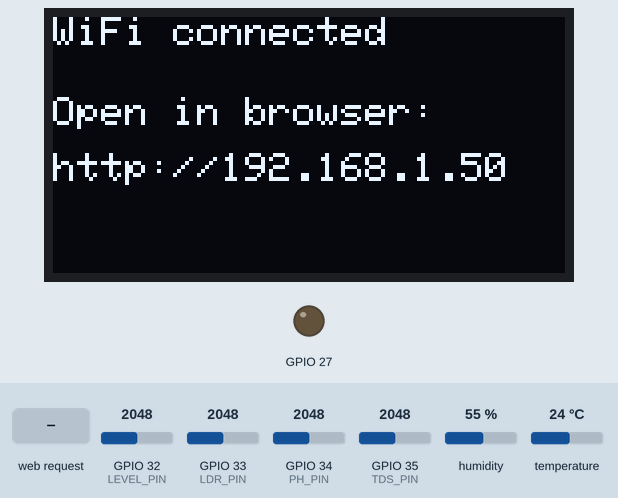
The sketch below on a simulated ESP32. Shown: 128×64 one-colour display, output pins drawn as LEDs (lit = HIGH). The test bench sets the inputs (shaded band); at power-on: GPIO 33 (LDR_PIN) = 2048, GPIO 32 (LEVEL_PIN) = 2048, GPIO 34 (PH_PIN) = 2048, GPIO 35 (TDS_PIN) = 2048, humidity 55 %, temperature 24 °C. WiFi joins after 1.5 s; servers stay silent unless stated; what the sketch prints to the serial monitor is not drawn.

Above: at 1.9 s.
At 8.7 s:
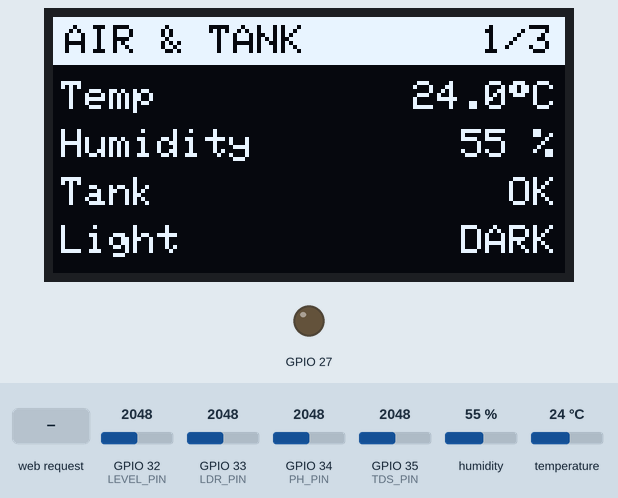
8.8 s: GPIO 33 (LDR_PIN) set to 1892
16.9 s: GPIO 33 (LDR_PIN) set to 1825
21.2 s: GPIO 32 (LEVEL_PIN) set to 1284
At 23.1 s:
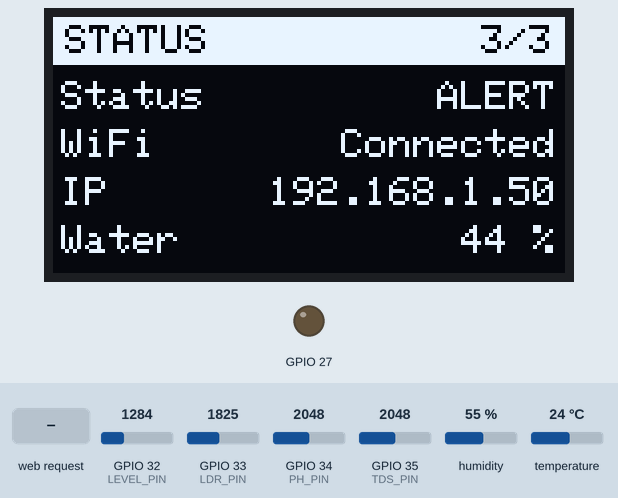
29.3 s: GPIO 32 (LEVEL_PIN) set to 1210
At 35.9 s:
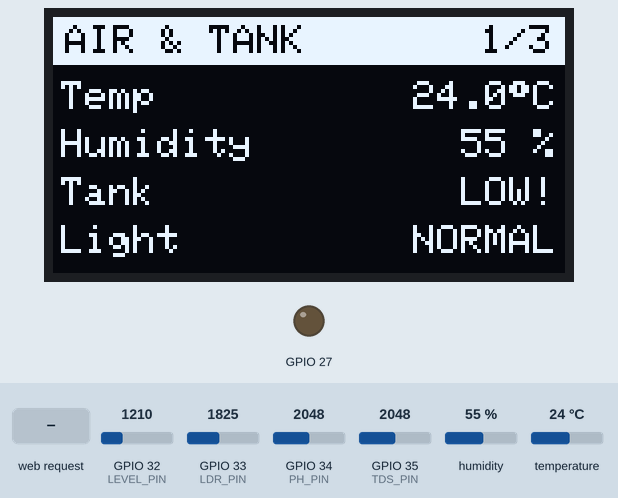
36.2 s: HTTP request GET /pump?mode=on received
At 38.3 s:
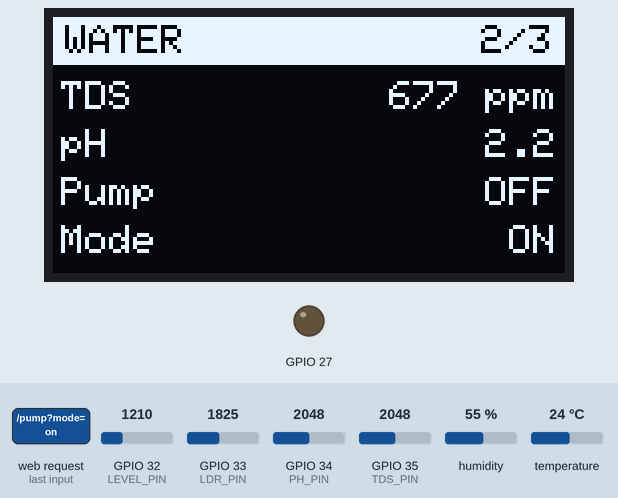
44.3 s: HTTP request GET /pump?mode=off received
At 47.5 s:
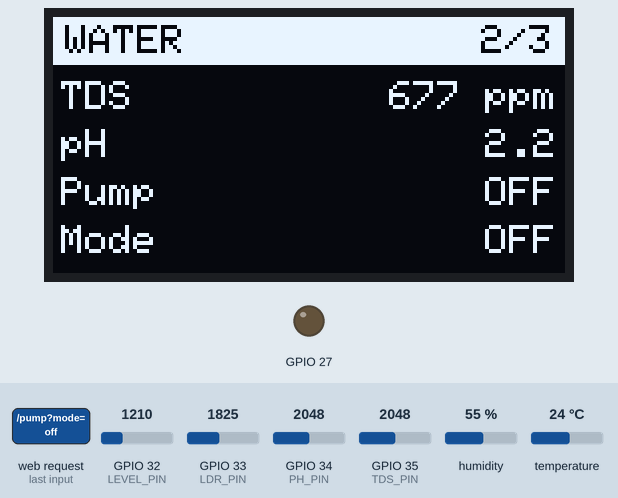
Timing chart, 0 to 49.0 s (numbered marks = the images above; inputs shaded):
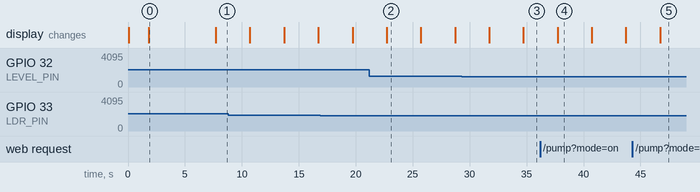

Measured:
- the behaviour switches between 1241 and 1240 on GPIO 32 (LEVEL_PIN) (found by bisection; images 2 and 3)
- after the input at 36.2 s, the display: changes after 1.5 s (image 4)
- after the input at 44.3 s, the display: changes after 2.4 s (image 5)
- what the display in image 0 shows lasts 5.9 s, from 1.8 s to 7.7 s
- what the display in image 2 shows lasts 3.0 s, from 22.7 s to 25.7 s

The sketch:

hydrophonic-opensource-code-esp32.ino
```cpp
// Mini Hydroponics - ESP32 final code (v3)
// v3: clean OLED layout (3 pages) + gauge web dashboard
// Parts: OLED (0x3C), DHT11, water level, LDR, TDS sensor, pH sensor, relay (pump)
// Libraries: Adafruit SSD1306 (+GFX), DHT sensor library (Adafruit)

#include <WiFi.h>
#include <WebServer.h>
#include <Wire.h>
#include <Adafruit_GFX.h>
#include <Adafruit_SSD1306.h>
#include <DHT.h>

// ---------- WIFI (2.4 GHz only) ----------
const char* WIFI_SSID_1 = "IOT LAB";
const char* WIFI_PASS_1 = "hungrysun358";

// ---------- PINS ----------
#define DHT_PIN     4
#define LEVEL_PIN   32
#define LDR_PIN     33
#define PH_PIN      34
#define TDS_PIN     35
#define RELAY_PUMP  27      // Pump = relay 2 (IN2 -> D27). Pump relay 1 var asel tar 26 kara.
#define SDA_PIN     21
#define SCL_PIN     22

#define RELAY_ON  LOW      // relay ulta chalat asel tar HIGH kara
#define RELAY_OFF HIGH

// ---------- SETTINGS ----------
const bool LEVEL_ENABLED = true;   // level sensor jodla nasel tar false
const bool TDS_ENABLED   = true;   // TDS sensor jodla nasel tar false (manual entry chalel)
const bool PH_ENABLED    = true;   // pH jodla nasel tar false
const int  OLED_ROTATION = 0;      // OLED ulta distoy tar 2 kara (0 = normal, 2 = 180 degree)

// Water level: korda 142 mV, pani madhe 2165 mV
const int LEVEL_MIN_MV = 1000;     // hyachya khali gelyavar pump band
const int LEVEL_DRY_MV = 142;      // gauge 0 %
const int LEVEL_WET_MV = 2165;     // gauge 100 %

// LDR: andhar 2080 mV, ujed 250 mV (ujed = lahan number)
const int LDR_DARK_MV    = 1500;   // hyapeksha jaast = DARK
const int LDR_BRIGHT_MV  = 700;    // hyapeksha kami = BRIGHT
const int LDR_DARK_REF   = 2080;   // gauge 0 %
const int LDR_BRIGHT_REF = 250;    // gauge 100 %

// TDS: handheld meter shi match karnya sathi hi value badla
// (handheld ppm / sensor ppm). Suruvat la 1.0 thevaa
const float TDS_CAL = 1.0;

// pH calibration (PH-4502C)
// IMPORTANT: PH_DIV = 2.0 assumes a 1:1 voltage divider is installed
// between module PO and ESP32 GPIO34. Do NOT connect PO directly if it
// can exceed the ESP32 input limit.
// Replace PH7_VOLT and PH4_VOLT with measured module-output voltages
// while the probe is in pH 7.00 and pH 4.00 buffer solutions.
const float PH_MIN = 5.5, PH_MAX = 6.5;
const float PH_DIV = 2.0;
const float PH7_VOLT = 2.50;  // EXAMPLE ONLY: calibrate with pH 7.00 buffer
const float PH4_VOLT = 3.00;  // EXAMPLE ONLY: calibrate with pH 4.00 buffer

const unsigned long PUMP_ON_MS  = 120000UL;  // Pump ON for 2 minutes
const unsigned long PUMP_OFF_MS = 10000UL;   // Pump OFF for 10 seconds

// ---------- OBJECTS ----------
Adafruit_SSD1306 oled(128, 64, &Wire, -1);
DHT dht(DHT_PIN, DHT11);
WebServer server(80);
bool oledOk = false;

// ---------- STATE ----------
float airTemp = 25, airHum = 0, phVal = 7, tdsVal = 0;
int levelMv = 0, ldrMv = 0;
int manualTds = 0;                 // 0 = sensor vaapra, >0 = manual value
bool waterLow = false, alertOn = false;
bool pumpOn = false;
int pumpMode = 0;                  // 0 = AUTO, 1 = ON, 2 = OFF
unsigned long pumpTimer = 0, sensorTimer = 0, oledTimer = 0;
byte page = 0;

// ---------- HELPERS ----------
float readMv(int pin) {
  long sum = 0;
  for (int i = 0; i < 20; i++) { sum += analogReadMilliVolts(pin); delay(2); }
  return sum / 20.0;
}

float readTds() {
  float v = readMv(TDS_PIN) / 1000.0;
  float comp = 1.0 + 0.02 * (airTemp - 25.0);   // temperature compensation
  float cv = v / comp;
  float ppm = (133.42 * cv * cv * cv - 255.86 * cv * cv + 857.39 * cv) * 0.5;
  return ppm * TDS_CAL;
}

int tdsShown() {
  if (manualTds > 0) return manualTds;
  return TDS_ENABLED ? (int)tdsVal : 0;
}

int levelPct() {
  long p = ((long)(levelMv - LEVEL_DRY_MV) * 100L) / (LEVEL_WET_MV - LEVEL_DRY_MV);
  return constrain((int)p, 0, 100);
}

int ldrPct() {   // 100 = khoop ujed, 0 = andhar
  long p = ((long)(LDR_DARK_REF - ldrMv) * 100L) / (LDR_DARK_REF - LDR_BRIGHT_REF);
  return constrain((int)p, 0, 100);
}

const char* ldrText() {
  if (ldrMv > LDR_DARK_MV) return "DARK";
  if (ldrMv < LDR_BRIGHT_MV) return "BRIGHT";
  return "NORMAL";
}

void readSensors() {
  float t = dht.readTemperature();
  float h = dht.readHumidity();
  if (!isnan(t)) airTemp = t;
  if (!isnan(h)) airHum = h;

  levelMv = (int)readMv(LEVEL_PIN);
  ldrMv = (int)readMv(LDR_PIN);
  if (TDS_ENABLED) tdsVal = readTds();

  if (PH_ENABLED) {
    // Average ADC voltage at GPIO34, then reconstruct module PO voltage.
    float pinVoltage = readMv(PH_PIN) / 1000.0;
    float sensorVoltage = pinVoltage * PH_DIV;

    // Two-point calibration using pH 7.00 and pH 4.00 buffers.
    // The example calibration voltages above must be replaced with
    // your measured values for an accurate pH result.
    float slope = (7.0 - 4.0) / (PH7_VOLT - PH4_VOLT);
    phVal = 7.0 + slope * (sensorVoltage - PH7_VOLT);

    // Limit displayed value to the standard 0-14 pH scale.
    phVal = constrain(phVal, 0.0f, 14.0f);
  }

  waterLow = LEVEL_ENABLED && (levelMv < LEVEL_MIN_MV);
  alertOn = waterLow || (PH_ENABLED && (phVal < PH_MIN || phVal > PH_MAX));
}

// Relay control. 5V relay module + 3.3V ESP32 pin: HIGH (3.3V) kahi modules la poora OFF karat nahi.
// Mhanun OFF = pin sodun dya (INPUT), ON = pin LOW kara. Hyane relay nehmi barobar OFF hoto.
const bool RELAY_FLOAT_OFF = true;   // true = OFF sathi pin sodaa (recommended)
void relayWrite(int pin, bool on) {
  if (on) {
    digitalWrite(pin, RELAY_ON);
    pinMode(pin, OUTPUT);
  } else if (RELAY_FLOAT_OFF) {
    pinMode(pin, INPUT);
  } else {
    pinMode(pin, OUTPUT);
    digitalWrite(pin, RELAY_OFF);
  }
}

void setPump(bool on) { pumpOn = on; relayWrite(RELAY_PUMP, on); }

void updatePump() {
  if (waterLow) { setPump(false); return; }      // SAFETY: pani nasel tar pump band
  if (pumpMode == 1) { setPump(true);  return; }
  if (pumpMode == 2) { setPump(false); return; }
  unsigned long now = millis();
  if (pumpOn && now - pumpTimer >= PUMP_ON_MS)        { setPump(false); pumpTimer = now; }
  else if (!pumpOn && now - pumpTimer >= PUMP_OFF_MS) { setPump(true);  pumpTimer = now; }
}

const char* modeText(int m) { return m == 0 ? "AUTO" : (m == 1 ? "ON" : "OFF"); }

// ---------- OLED (clean layout) ----------
// Header bar (white) + 4 rows. Label left, value right.
void oledHeader(const char* title, int pg) {
  oled.fillRect(0, 0, 128, 12, SSD1306_WHITE);
  oled.setTextSize(1);
  oled.setTextColor(SSD1306_BLACK);
  oled.setCursor(3, 2);
  oled.print(title);
  char buf[8];
  snprintf(buf, sizeof(buf), "%d/3", pg);
  int16_t x1, y1; uint16_t w, h;
  oled.getTextBounds(buf, 0, 0, &x1, &y1, &w, &h);
  oled.setCursor(125 - w, 2);
  oled.print(buf);
  oled.setTextColor(SSD1306_WHITE);
}

void oledRow(int y, const char* label, const String& value) {
  oled.setTextSize(1);
  oled.setTextColor(SSD1306_WHITE);
  oled.setCursor(2, y);
  oled.print(label);
  int16_t x1, y1; uint16_t w, h;
  oled.getTextBounds(value, 0, 0, &x1, &y1, &w, &h);
  oled.setCursor(126 - w, y);
  oled.print(value);
}

void updateOLED() {
  if (!oledOk || millis() - oledTimer < 3000) return;
  oledTimer = millis();
  oled.clearDisplay();

  if (page == 0) {
    oledHeader("AIR & TANK", 1);
    String t = String(airTemp, 1); t += (char)247; t += "C";
    oledRow(16, "Temp", t);
    oledRow(28, "Humidity", String(airHum, 0) + " %");
    oledRow(40, "Tank", waterLow ? "LOW!" : "OK");
    oledRow(52, "Light", ldrText());
  } else if (page == 1) {
    oledHeader("WATER", 2);
    oledRow(16, "TDS", String(tdsShown()) + " ppm");
    oledRow(28, "pH", PH_ENABLED ? String(phVal, 1) : String("n/a"));
    oledRow(40, "Pump", pumpOn ? "ON" : "OFF");
    oledRow(52, "Mode", modeText(pumpMode));
  } else {
    oledHeader("STATUS", 3);
    bool wifiOk = (WiFi.status() == WL_CONNECTED);
    oledRow(16, "Status", alertOn ? "ALERT" : "All OK");
    oledRow(28, "WiFi", wifiOk ? "Connected" : "Offline");
    oledRow(40, "IP", wifiOk ? WiFi.localIP().toString() : String("--"));
    oledRow(52, "Water", String(levelPct()) + " %");
  }
  oled.display();
  page = (page + 1) % 3;
}

// ---------- WEB DASHBOARD (gauges) ----------
const char PAGE_HTML[] PROGMEM = R"rawliteral(
<!DOCTYPE html><html lang="en"><head><meta charset="utf-8">
<meta name="viewport" content="width=device-width,initial-scale=1">
<title>Hydroponics</title>
<style>
body{margin:0 auto;max-width:760px;padding:14px;background:#0d1712;color:#e8f5e9;font-family:system-ui,-apple-system,Segoe UI,Roboto,sans-serif}
h1{font-size:20px;margin:0}
.top{display:flex;justify-content:space-between;align-items:center;margin-bottom:12px}
.sub{color:#8fa89a;font-size:12px}
.dot{width:10px;height:10px;border-radius:50%;background:#ff5c5c;display:inline-block;margin-right:6px}
.dot.on{background:#3ddc84}
.grid{display:grid;grid-template-columns:repeat(2,1fr);gap:10px}
@media(min-width:640px){.grid{grid-template-columns:repeat(3,1fr)}}
.card{background:#16241c;border:1px solid #24382c;border-radius:14px;padding:10px 8px 8px;text-align:center}
.card svg{width:100%;height:auto;display:block}
.trk{fill:none;stroke:#24382c;stroke-width:9;stroke-linecap:round}
.val{fill:none;stroke:#3ddc84;stroke-width:9;stroke-linecap:round;transition:stroke-dashoffset .6s,stroke .3s}
.gv{font-size:20px;font-weight:700;fill:#e8f5e9;text-anchor:middle}
.gu{font-size:8px;fill:#8fa89a;text-anchor:middle}
.gm{font-size:7px;fill:#8fa89a}
.gn{font-size:13px;color:#cfe3d6;margin-top:2px}
.chips{display:grid;grid-template-columns:repeat(auto-fit,minmax(140px,1fr));gap:10px;margin:12px 0}
.chip{background:#16241c;border:1px solid #24382c;border-radius:14px;padding:10px 12px}
.chip small{display:block;color:#8fa89a;font-size:12px}
.chip b{font-size:18px}
.bad{border-color:#ff5c5c;background:#2a1717}
.ctl{background:#16241c;border:1px solid #24382c;border-radius:14px;padding:12px;margin-bottom:10px}
.ctl h3{margin:0 0 8px;font-size:14px;color:#cfe3d6}
.seg{display:flex;gap:8px}
.seg button{flex:1;padding:12px 0;border:1px solid #2f4a3a;border-radius:10px;background:#0f1a14;color:#e8f5e9;font-size:15px}
.seg button.act{background:#3ddc84;color:#06210f;border-color:#3ddc84;font-weight:700}
.row{display:flex;gap:8px}
input{flex:1;min-width:0;padding:12px;border-radius:10px;border:1px solid #2f4a3a;background:#0f1a14;color:#e8f5e9;font-size:15px}
.row button{padding:12px 18px;border:0;border-radius:10px;background:#3ddc84;color:#06210f;font-weight:700}
</style></head><body>
<div class="top">
<div><h1>Hydroponics</h1><div class="sub" id="st">Connecting...</div></div>
<div><span class="dot" id="dot"></span><span class="sub" id="up"></span></div>
</div>
<div class="grid" id="gauges"></div>
<div class="chips">
<div class="chip" id="cTank"><small>Tank</small><b id="vTank">--</b></div>
<div class="chip" id="cAlert"><small>System</small><b id="vAlert">--</b></div>
<div class="chip"><small>Pump</small><b id="vPump">--</b></div>
</div>
<div class="ctl"><h3>Pump</h3><div class="seg" id="sp">
<button data-m="auto">Auto</button><button data-m="on">ON</button><button data-m="off">OFF</button></div></div>
<div class="ctl"><h3>TDS from handheld meter (ppm, 0 = use sensor)</h3>
<div class="row"><input id="tdsIn" type="number" min="0" inputmode="numeric" placeholder="e.g. 650"><button id="tdsBtn">Save</button></div></div>
<script>
const G=[
{k:'t',n:'Temperature',u:'\u00b0C',min:0,max:50,d:1,c:v=>v<18?'#4fc3f7':v<=30?'#3ddc84':v<=35?'#ffb74d':'#ff5c5c'},
{k:'h',n:'Humidity',u:'%',min:0,max:100,d:0,c:v=>(v<40||v>80)?'#ffb74d':'#3ddc84'},
{k:'lvl',n:'Water level',u:'%',min:0,max:100,d:0,c:v=>v<30?'#ff5c5c':v<50?'#ffb74d':'#3ddc84'},
{k:'ldrp',n:'Light',u:'%',min:0,max:100,d:0,c:v=>v<20?'#ffb74d':'#3ddc84'},
{k:'tds',n:'TDS',u:'ppm',min:0,max:1500,d:0,c:v=>v<200?'#ffb74d':v<=1000?'#3ddc84':v<=1300?'#ffb74d':'#ff5c5c'},
{k:'ph',n:'pH',u:'',min:0,max:14,d:1,c:v=>(v>=5.5&&v<=6.5)?'#3ddc84':(v>=5&&v<=7)?'#ffb74d':'#ff5c5c'}
];
const $=id=>document.getElementById(id);
const L=141.4;
$('gauges').innerHTML=G.map(g=>'<div class="card"><svg viewBox="0 0 120 82">'
+'<path class="trk" d="M15 62A45 45 0 0 1 105 62"/>'
+'<path class="val" id="a_'+g.k+'" d="M15 62A45 45 0 0 1 105 62" stroke-dasharray="'+L+'" stroke-dashoffset="'+L+'"/>'
+'<text class="gv" id="v_'+g.k+'" x="60" y="56">--</text>'
+'<text class="gu" x="60" y="68">'+g.u+'</text>'
+'<text class="gm" x="15" y="77" text-anchor="middle">'+g.min+'</text>'
+'<text class="gm" x="105" y="77" text-anchor="middle">'+g.max+'</text>'
+'</svg><div class="gn">'+g.n+'</div></div>').join('');
function setG(g,v){
  const a=$('a_'+g.k),t=$('v_'+g.k);
  if(v===null||v===undefined||isNaN(v)){t.textContent='--';a.style.strokeDashoffset=L;a.style.stroke='#24382c';return;}
  let f=(v-g.min)/(g.max-g.min);f=Math.max(0,Math.min(1,f));
  a.style.strokeDashoffset=L*(1-f);
  a.style.stroke=g.c(v);
  t.textContent=Number(v).toFixed(g.d);
}
function seg(id,cur){document.querySelectorAll('#'+id+' button').forEach(b=>b.classList.toggle('act',b.dataset.m===String(cur).toLowerCase()))}
function fmtUp(s){const h=Math.floor(s/3600),m=Math.floor(s%3600/60);return h+'h '+m+'m'}
async function load(){
  try{
    const r=await fetch('/data',{cache:'no-store'});
    const d=await r.json();
    G.forEach(g=>setG(g,d[g.k]));
    $('vTank').textContent=d.low?'LOW':'OK';
    $('cTank').classList.toggle('bad',d.low);
    $('vAlert').textContent=d.alert?'ALERT':'All OK';
    $('cAlert').classList.toggle('bad',d.alert);
    $('vPump').textContent=(d.pump?'ON':'OFF')+' ('+d.pm+')';
    seg('sp',d.pm);
    $('dot').className='dot on';
    $('st').textContent='Live \u00b7 WiFi '+d.rssi+' dBm';
    $('up').textContent='Up '+fmtUp(d.up);
  }catch(e){
    $('dot').className='dot';
    $('st').textContent='Offline - reconnecting...';
  }
}
function send(u){fetch(u,{cache:'no-store'}).then(load).catch(()=>{})}
document.querySelectorAll('#sp button').forEach(b=>b.onclick=()=>send('/pump?mode='+b.dataset.m));
$('tdsBtn').onclick=()=>{const v=parseInt($('tdsIn').value||'0',10);send('/tds?v='+(isNaN(v)?0:v))};
load();setInterval(load,2000);
</script></body></html>
)rawliteral";

void handleRoot() {
  server.sendHeader("Cache-Control", "no-store");
  server.send_P(200, "text/html", PAGE_HTML);
}

void handleData() {
  String j;
  j.reserve(380);
  j = "{";
  j += "\"t\":" + String(airTemp, 1);
  j += ",\"h\":" + String(airHum, 0);
  j += ",\"lvl\":" + String(levelPct());
  j += ",\"lvlmv\":" + String(levelMv);
  j += ",\"ldrp\":" + String(ldrPct());
  j += ",\"ldrmv\":" + String(ldrMv);
  j += ",\"ldrt\":\"" + String(ldrText()) + "\"";
  j += ",\"tds\":" + String(tdsShown());
  j += ",\"ph\":";
  j += PH_ENABLED ? String(phVal, 2) : String("null");
  j += ",\"low\":" + String(waterLow ? "true" : "false");
  j += ",\"alert\":" + String(alertOn ? "true" : "false");
  j += ",\"pump\":" + String(pumpOn ? "true" : "false");
  j += ",\"pm\":\"" + String(modeText(pumpMode)) + "\"";
  j += ",\"rssi\":" + String(WiFi.RSSI());
  j += ",\"up\":" + String(millis() / 1000);
  j += "}";
  server.sendHeader("Cache-Control", "no-store");
  server.send(200, "application/json", j);
}

int parseMode(const String& m) { return m == "on" ? 1 : (m == "off" ? 2 : 0); }

void handlePump() {
  pumpMode = parseMode(server.arg("mode"));
  if (pumpMode == 0) pumpTimer = millis();
  server.send(200, "text/plain", "ok");
}

void handleTds() {
  manualTds = server.arg("v").toInt();
  if (manualTds < 0) manualTds = 0;
  server.send(200, "text/plain", "ok");
}

// ---------- WIFI HELPERS ----------
bool tryWiFi(const char* ssid, const char* pass, unsigned long timeoutMs) {
  Serial.print("Trying WiFi: "); Serial.println(ssid);
  if (oledOk) {
    oled.clearDisplay();
    oled.setTextSize(1);
    oled.setTextColor(SSD1306_WHITE);
    oled.setCursor(0, 0);
    oled.println("Connecting WiFi...");
    oled.println(ssid);
    oled.display();
  }
  WiFi.disconnect(true);
  delay(200);
  WiFi.mode(WIFI_STA);
  WiFi.setSleep(false);
  WiFi.begin(ssid, pass);
  unsigned long st = millis();
  while (WiFi.status() != WL_CONNECTED && millis() - st < timeoutMs) delay(250);
  return WiFi.status() == WL_CONNECTED;
}

bool connectWiFi() {
  return tryWiFi(WIFI_SSID_1, WIFI_PASS_1, 12000);
}

void scanAndPrint() {
  Serial.println("WiFi networks ESP32 la distat ahet:");
  int n = WiFi.scanNetworks();
  if (n <= 0) Serial.println("  (kahich distat nahi)");
  for (int i = 0; i < n; i++) {
    Serial.printf("  %s  (%d dBm, channel %d)\n", WiFi.SSID(i).c_str(), WiFi.RSSI(i), WiFi.channel(i));
  }
}

// ---------- MAIN ----------
void setup() {
  Serial.begin(115200);

  // Relay: suruvat la OFF (pin sodlele)
  relayWrite(RELAY_PUMP, false);
  analogSetAttenuation(ADC_11db);

  Wire.begin(SDA_PIN, SCL_PIN);
  oledOk = oled.begin(SSD1306_SWITCHCAPVCC, 0x3C);
  if (!oledOk) oledOk = oled.begin(SSD1306_SWITCHCAPVCC, 0x3D);   // kahi screens 0x3D vaaprat
  if (!oledOk) Serial.println("OLED not found - wiring tapasaa (VDD=3V3, GND, SDA=D21, SCK=D22)");
  else {
    oled.setRotation(OLED_ROTATION);
    oled.clearDisplay();
    oled.setTextSize(2);
    oled.setTextColor(SSD1306_WHITE);
    oled.setCursor(0, 8);
    oled.println("Hydroponics");
    oled.setTextSize(1);
    oled.setCursor(0, 36);
    oled.println("Starting...");
    oled.display();
  }

  dht.begin();

  WiFi.setAutoReconnect(true);
  bool wifiUp = connectWiFi();
  if (wifiUp) {
    Serial.print("WiFi connected to: "); Serial.println(WiFi.SSID());
    if (oledOk) {
      oled.clearDisplay();
      oled.setTextSize(1);
      oled.setTextColor(SSD1306_WHITE);
      oled.setCursor(0, 0);
      oled.println("WiFi connected");
      oled.setCursor(0, 20);
      oled.println("Open in browser:");
      oled.setCursor(0, 34);
      oled.print("http://");
      oled.println(WiFi.localIP());
      oled.display();
    }
    delay(4000);
  } else {
    Serial.println("WiFi FAILED - hotspot ON ahe ka, 2.4 GHz ahe ka, naav/password barobar ahe ka tapasaa");
    scanAndPrint();
    if (oledOk) {
      oled.clearDisplay();
      oled.setTextSize(1);
      oled.setTextColor(SSD1306_WHITE);
      oled.setCursor(0, 0);
      oled.println("WiFi FAILED");
      oled.println("Hotspot ON? 2.4 GHz?");
      oled.println("Retrying...");
      oled.display();
    }
    delay(3000);
  }

  server.on("/", handleRoot);
  server.on("/data", handleData);
  server.on("/pump", handlePump);
  server.on("/tds", handleTds);
  server.onNotFound([]() { server.send(404, "text/plain", "Not found"); });
  server.begin();

  Serial.print("Open in browser: http://"); Serial.println(WiFi.localIP());
  delay(1500);
  readSensors();

  pumpTimer = millis();

  // Start pump immediately if the water level is safe
  setPump(!waterLow);
}

void loop() {
  server.handleClient();

  if (millis() - sensorTimer >= 2000) {
    sensorTimer = millis();
    readSensors();
    Serial.printf("T=%.1f H=%.0f level=%dmV(%d%%) ldr=%dmV(%s) tds=%d ph=%.2f pump=%d low=%d\n",
                  airTemp, airHum, levelMv, levelPct(), ldrMv, ldrText(), tdsShown(), phVal, pumpOn, waterLow);
  }

  updatePump();
  updateOLED();

  // IP nehmi disava mhanun dar 10 second la print
  static unsigned long lastIp = 0;
  if (millis() - lastIp > 10000) {
    lastIp = millis();
    if (WiFi.status() == WL_CONNECTED) { Serial.print("Dashboard: http://"); Serial.println(WiFi.localIP()); }
    else Serial.println("WiFi not connected - IP nahi");
  }

  static bool wasUp = false;
  bool up = (WiFi.status() == WL_CONNECTED);
  if (up && !wasUp) { Serial.print("WiFi connected! Dashboard: http://"); Serial.println(WiFi.localIP()); }
  wasUp = up;

  // WiFi gela tar parat try (blocking nahi)
  if (!up) {
    static unsigned long lastTry = 0;
    if (millis() - lastTry > 20000) {
      lastTry = millis();
      WiFi.disconnect();
      WiFi.begin(WIFI_SSID_1, WIFI_PASS_1);
    }
  }
}
```
